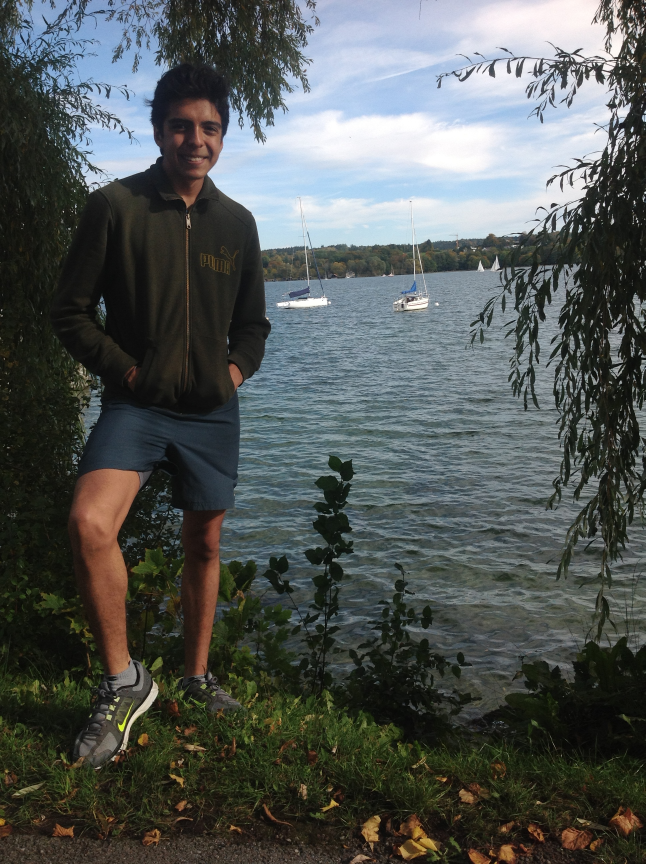
#> input picture surveillance/resources/testImages/Starnberg.jpg, 1936 x 2592 px, given in place of the camera (shown at 1/3 size)
$ python fdetector_cascade_thread.py
#> lines starting #> are read from the running program, lines starting #| are printed output that depends on the picture; after the words box and inside, x2 and y2 are one past the last pixel; in counts of white or black regions, pixels touching at a corner belong together
### surveillance/tests/common/facedetector.py
# import the necessary packages
import cv2


class FaceDetector:
	def __init__(self, faceCascadePath):
		# load the face detector
		self.faceCascade = cv2.CascadeClassifier(faceCascadePath)

	def detect(self, image, scaleFactor=1.1, minNeighbors=5, minSize=(30, 30)):
		# detect faces in the image
		rects = self.faceCascade.detectMultiScale(image,
			scaleFactor=scaleFactor, minNeighbors=minNeighbors,
			minSize=minSize, flags=cv2.CASCADE_SCALE_IMAGE)

		# return the rectangles representing bounding
		# boxes around the faces
		return rects

### surveillance/tests/fdetector_cascade_thread.py
from common.facedetector import FaceDetector
from imutils.video import VideoStream
from datetime import datetime
import argparse
import imutils
import prctl
import time
import cv2

# Construct the argument parse and parse the arguments
ap = argparse.ArgumentParser()
ap.add_argument("-f", "--face", default="../resources/cascades/haarcascade_frontalface_default.xml",
	help="path to where the face cascade resides")
args = ap.parse_args()

# Initialize the camera and grab a reference to the raw camera capture
# WARNING: VideoStream doesn't originally accept a "name" parameter. See
# the README in the  misc directory or simply remove the "name" kwarg for
# it to work normally
videostream = VideoStream(usePiCamera=True, name="CameraThread").start()

# Construct the face detector and allow the camrea to warm up
fd = FaceDetector(args.face)
time.sleep(0.1)

# Set the thread's name
prctl.set_name("Cascade(Main)")
#> (this line was passed over: prctl is not available in this run)

# Start the timer for FPS approximation
start = datetime.now()
frame_count = 0
# Capture frames from the camera
while True:
	# Grab the raw NumPy array representing the image
	frame = videostream.read()
#> frame is the input picture: shape (2592, 1936, 3); mean B, G, R 85.7, 87.3, 82.4

	# Resize the frame and convert it to grayscale
	frame = imutils.resize(frame, width=300)
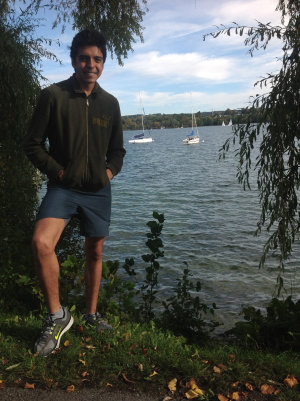
#> frame: shape (401, 300, 3); mean B, G, R 85.7, 87.3, 82.4
	gray = cv2.cvtColor(frame, cv2.COLOR_BGR2GRAY)
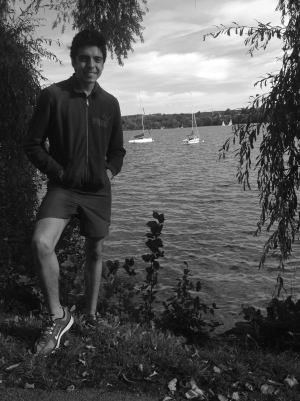
#> gray: shape (401, 300); min 7, max 255, mean 85.7

	# Detect faces in the image and then clone the frame
	# so that we can draw on it
	faceRects = fd.detect(gray, scaleFactor=1.1, minNeighbors=5,
		minSize=(30, 30))
#> in detect, `rects = self.faceCascade.detectMultiScale(image, scaleFactor=scaleFact..`: rects = [[73, 45, 37, 37], [92, 244, 57, 57]]
#> faceRects = [[73, 45, 37, 37], [92, 244, 57, 57]]
	frameClone = frame.copy()

	# Loop over the face bounding boxes and draw them
	for (fX, fY, fW, fH) in faceRects:
		cv2.rectangle(frameClone, (fX, fY), (fX + fW, fY + fH), (0, 255, 0), 2)
#> this loop made 2 passes
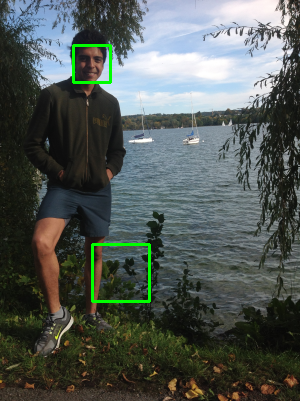
#> frameClone: shape (401, 300, 3); 0.93% of pixels changed, all inside (x1, y1, x2, y2) = (72, 44, 151, 303)

	# Show our detected faces, then clear the frame in
	# preparation for the next frame
	cv2.imshow("Face", frameClone)

	# If the 'q' key is pressed, stop the loop
	if cv2.waitKey(1) & 0xFF == ord("q"):
#> (key q is pressed here)
		break

	# Approximate FPS
	frame_count += 1
	time_elapsed = (datetime.now() - start).total_seconds()
	if time_elapsed >= 1:
		print("Approximate FPS: {0:.2f}".format(frame_count / time_elapsed), end="\r")
		frame_count = 0
		start = datetime.now()
